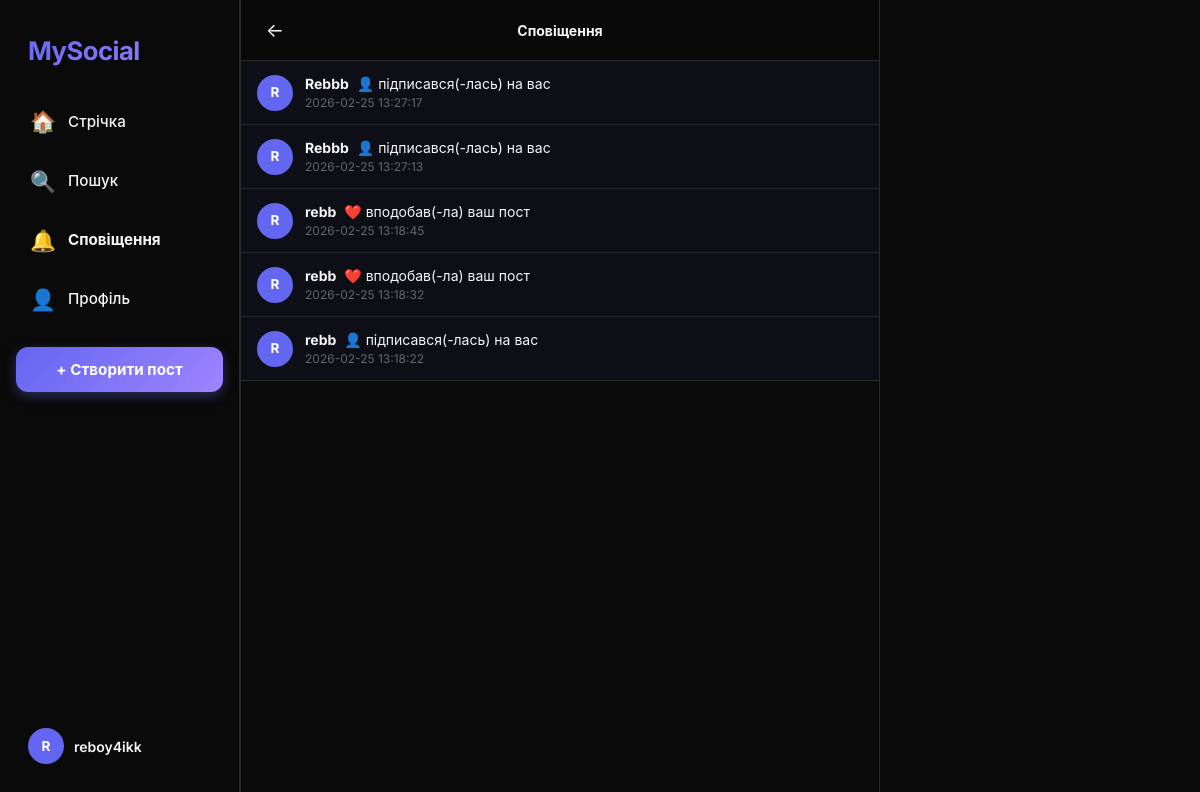
Page /notifications (signed in) on the committed database.
### tables this page shows
CREATE TABLE notifications (
                id INTEGER PRIMARY KEY AUTOINCREMENT,
                user_id INTEGER NOT NULL,
                from_user_id INTEGER NOT NULL,
                type TEXT NOT NULL,
                post_id INTEGER,
                is_read INTEGER DEFAULT 0,
                created_at TIMESTAMP DEFAULT CURRENT_TIMESTAMP,
                FOREIGN KEY (user_id) REFERENCES users(id) ON DELETE CASCADE,
                FOREIGN KEY (from_user_id) REFERENCES users(id) ON DELETE CASCADE
            );

CREATE TABLE users (
                id INTEGER PRIMARY KEY AUTOINCREMENT,
                username TEXT UNIQUE NOT NULL,
                password_hash TEXT NOT NULL,
                bio TEXT DEFAULT '',
                avatar_color TEXT DEFAULT '#6366f1',
                accent_color TEXT DEFAULT '#6366f1',
                theme TEXT DEFAULT 'light',
                created_at TIMESTAMP DEFAULT CURRENT_TIMESTAMP
            );

### routes/notifications.py (the view)
@notif_bp.route('/notifications')
@login_required
def notifications():
    db = get_db()
    uid = session['user_id']
    notifs = db.execute('''
        SELECT n.*, u.username, u.avatar_color
        FROM notifications n
        JOIN users u ON n.from_user_id = u.id
        WHERE n.user_id = ?
        ORDER BY n.created_at DESC
        LIMIT 50
    ''', (uid,)).fetchall()
    db.execute('UPDATE notifications SET is_read=1 WHERE user_id=?', (uid,))
    db.commit()
    return render_template('notifications.html', notifications=notifs)

### database.py (called while the page is built)
def get_db():
    db = getattr(g, '_database', None)
    if db is None:
        db = g._database = sqlite3.connect(DATABASE)
        db.row_factory = sqlite3.Row
        db.execute("PRAGMA foreign_keys = ON")
    return db

def close_connection(exception):
    db = getattr(g, '_database', None)
    if db is not None:
        db.close()

### routes/notifications.py (called while the page is built)
def login_required(f):
    from functools import wraps
    @wraps(f)
    def decorated(*args, **kwargs):
        if 'user_id' not in session:
            return redirect(url_for('auth.login'))
        return f(*args, **kwargs)
    return decorated

### templates/notifications.html (shortened to what this page needs)
{% extends 'base.html' %}
{% block body %}
<div class="app-container">
  <aside class="sidebar-left">
    <div class="sidebar-logo">MySocial</div>
    <a href="/" class="nav-item"><span class="nav-icon">🏠</span> Стрічка</a>
    <a href="/search" class="nav-item"><span class="nav-icon">🔍</span> Пошук</a>
    <a href="/notifications" class="nav-item active"><span class="nav-icon">🔔</span> Сповіщення</a>
    <a href="/profile/{{ session.username }}" class="nav-item"><span class="nav-icon">👤</span> Профіль</a>
    <button class="sidebar-post-btn" onclick="openModal('modal-post')">+ Створити пост</button>
    <a href="/profile/{{ session.username }}" class="sidebar-user">
      <div class="avatar avatar-sm" style="background:{{ session.get('accent','#6366f1') }}">{{ session.username[0].upper() }}</div>
      <div class="sidebar-user-info"><div class="sidebar-username">{{ session.username }}</div></div>
    </a>
  </aside>
  <main class="main-feed">
    <div class="top-bar">
      <a href="/" class="icon-btn">←</a>
      <div style="font-weight:700;">Сповіщення</div>
    </div>
    {% for notif in notifications %}
      <div class="notif-item {% if not notif.is_read %}unread{% endif %}">
        <a href="/profile/{{ notif.username }}">
          <div class="avatar avatar-sm" style="background:{{ notif.avatar_color }}">
            {{ notif.username[0].upper() }}
          </div>
        </a>
        <div class="notif-text">
          <a href="/profile/{{ notif.username }}" style="font-weight:700;">{{ notif.username }}</a>
          {% if notif.type == 'like' %}
            &nbsp;❤️ вподобав(-ла) ваш пост
          {% elif notif.type == 'comment' %}
            &nbsp;💬 прокоментував(-ла) ваш пост
          {% elif notif.type == 'follow' %}
            &nbsp;👤 підписався(-лась) на вас
          {% endif %}
          <div class="notif-time">{{ notif.created_at }}</div>
        </div>
      </div>
    {% endfor %}
  </main>
  <aside class="sidebar-right"></aside>
</div>
{% endblock %}

### templates/base.html (shortened to what this page needs)
<!DOCTYPE html>
<html lang="uk" data-theme="light">
<head>
  <link rel="stylesheet" href="/static/css/main.css">
</head>
<body
  data-init-theme="{{ session.get('theme', 'light') }}"
  data-init-accent="{{ session.get('accent', '#6366f1') }}">
{% block body %}{% endblock %}
</body>
</html>

### static/css/main.css (style rules this page uses)
:root { --accent: #6366f1; --accent-2: #a855f7; --accent-grad: linear-gradient(135deg, var(--accent), var(--accent-2)); --bg: #fafafa; --bg-2: #ffffff; --bg-3: #f3f4f6; --border: #e5e7eb; --border-2: #d1d5db; --text-1: #0f0f0f; --text-2: #6b7280; --text-3: #9ca3af; --shadow: 0 1px 3px rgba(0,0,0,0.08), 0 1px 2px rgba(0,0,0,0.04); --shadow-md: 0 4px 16px rgba(0,0,0,0.10); --shadow-lg: 0 20px 60px rgba(0,0,0,0.15); --nav-blur: rgba(255,255,255,0.92); }
[data-theme="dark"] { --bg: #0a0a0a; --bg-2: #161616; --bg-3: #1f1f1f; --border: #2a2a2a; --border-2: #333; --text-1: #f5f5f5; --text-2: #a0a0a0; --text-3: #666; --shadow: 0 1px 3px rgba(0,0,0,0.4); --shadow-md: 0 4px 16px rgba(0,0,0,0.5); --shadow-lg: 0 20px 60px rgba(0,0,0,0.7); --nav-blur: rgba(10,10,10,0.92); }
*, *::before, *::after { box-sizing: border-box; margin: 0; padding: 0; }
html { scroll-behavior: smooth; }
body { font-family: 'Inter', -apple-system, sans-serif; background: var(--bg); color: var(--text-1); min-height: 100vh; font-size: 14px; line-height: 1.5; transition: background 0.3s, color 0.3s; padding-bottom: 70px; }
a { text-decoration: none; color: inherit; }
button { cursor: pointer; font-family: inherit; }
.app-container { max-width: 470px; margin: 0 auto; }
@media (min-width: 960px) { body { padding-bottom: 0; padding-top: 0; } }
@media (min-width: 960px) { .app-container { max-width: 1200px; display: grid; grid-template-columns: 240px 1fr 320px; gap: 0; align-items: start; min-height: 100vh; } }
@media (min-width: 960px) { .sidebar-left { position: sticky; top: 0; height: 100vh; } }
@media (min-width: 960px) { .main-feed { border-left: 1px solid var(--border); border-right: 1px solid var(--border); min-height: 100vh; } }
@media (min-width: 960px) { .sidebar-right { position: sticky; top: 0; height: 100vh; padding: 24px 16px; } }
@media (min-width: 960px) { .top-bar { display: none; } }
.top-bar { position: sticky; top: 0; z-index: 100; background: var(--nav-blur); backdrop-filter: blur(16px); -webkit-backdrop-filter: blur(16px); border-bottom: 1px solid var(--border); padding: 12px 16px; display: flex; align-items: center; justify-content: space-between; }
.icon-btn { width: 36px; height: 36px; display: flex; align-items: center; justify-content: center; border: none; background: transparent; color: var(--text-1); border-radius: 50%; font-size: 1.2rem; transition: background 0.15s; position: relative; }
.sidebar-left { padding: 24px 16px; display: flex; flex-direction: column; border-right: 1px solid var(--border); }
.sidebar-logo { font-size: 1.6rem; font-weight: 700; letter-spacing: -0.5px; background: var(--accent-grad); -webkit-background-clip: text; -webkit-text-fill-color: transparent; background-clip: text; padding: 8px 12px; margin-bottom: 16px; }
.nav-item { display: flex; align-items: center; gap: 14px; padding: 12px 14px; border-radius: 12px; color: var(--text-1); font-weight: 500; font-size: 0.95rem; transition: background 0.15s, color 0.15s; margin-bottom: 4px; position: relative; }
.nav-item.active { font-weight: 700; }
.nav-item .nav-icon { font-size: 1.3rem; width: 24px; text-align: center; }
.sidebar-post-btn { margin-top: 16px; width: 100%; padding: 13px; border: none; border-radius: 12px; background: var(--accent-grad); color: white; font-weight: 700; font-size: 0.95rem; transition: opacity 0.2s, transform 0.2s; box-shadow: 0 4px 12px rgba(99,102,241,0.35); }
.sidebar-user { margin-top: auto; padding: 12px; display: flex; align-items: center; gap: 10px; border-radius: 12px; transition: background 0.15s; }
.sidebar-user-info { flex: 1; min-width: 0; }
.sidebar-username { font-weight: 600; font-size: 0.875rem; }
.avatar { border-radius: 50%; display: flex; align-items: center; justify-content: center; font-weight: 700; color: white; flex-shrink: 0; background: var(--accent-grad); text-transform: uppercase; }
.avatar-sm { width: 36px; height: 36px; font-size: 0.85rem; }
.notif-item { display: flex; align-items: center; gap: 12px; padding: 12px 16px; border-bottom: 1px solid var(--border); background: var(--bg-2); transition: background 0.15s; }
.notif-item.unread { background: rgba(99,102,241,0.05); }
.notif-text { flex: 1; font-size: 0.875rem; line-height: 1.5; }
.notif-time { font-size: 0.75rem; color: var(--text-3); }

### rows in the picture
notifications: username "R", username "Rebbb", type "👤 підписався(-лась) на вас", created_at "2026-02-25 13:27:17"
notifications: username "R", username "Rebbb", type "👤 підписався(-лась) на вас", created_at "2026-02-25 13:27:13"
notifications: username "R", username "rebb", type "❤️ вподобав(-ла) ваш пост", created_at "2026-02-25 13:18:45"
notifications: username "R", username "rebb", type "❤️ вподобав(-ла) ваш пост", created_at "2026-02-25 13:18:32"
notifications: username "R", username "rebb", type "👤 підписався(-лась) на вас", created_at "2026-02-25 13:18:22"

### other values in the picture
{{ session.username[0].upper() }} "R"
{{ session.username }} "reboy4ikk"
